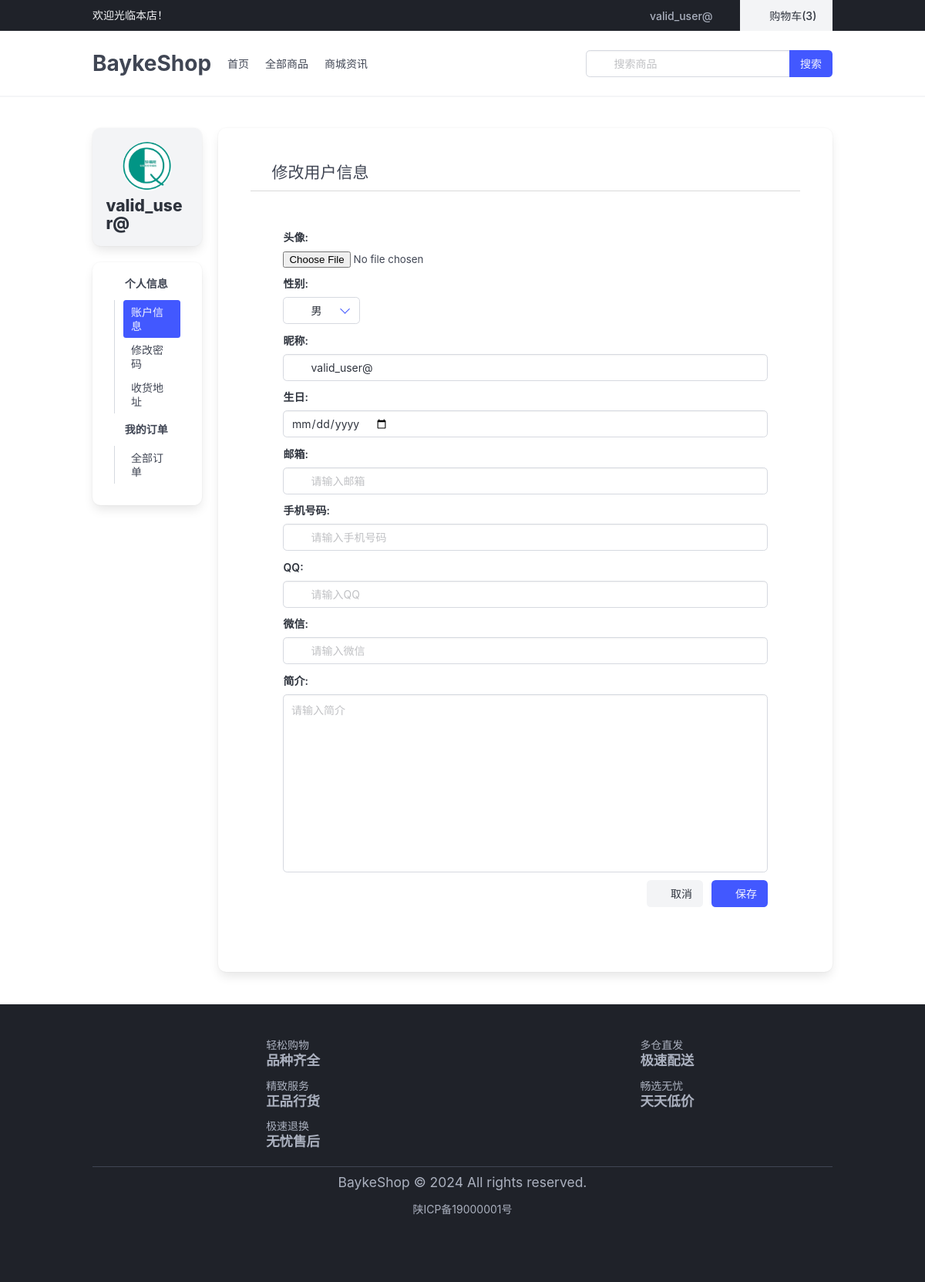
Page /member/profile/8/update/ (signed in) on the committed database.
### baykeshop/contrib/system/models/dict.py (models this page shows, shortened)
class BaykeDictModel(BaseModel):
    name = models.CharField(max_length=50, verbose_name=_('名称'))
    key = models.SlugField(max_length=50, verbose_name=_('键'))
    value = models.TextField(
        verbose_name=_('值'),
        help_text=_('''
            布尔值：true/false;
            键值对：key1:value1一行一对;
            list:value1,value2一行一个值;
            json:{"key1":"value1"}
        ''' ),
        validators=[validate_dict_value]
    )
    class Meta:
        verbose_name = _('字典管理')
        verbose_name_plural = verbose_name
        ordering = ['-created_time']
        constraints = [
            models.UniqueConstraint(fields=['key', 'site'], name='unique_key_site')
        ]
    @classmethod
    def get_key_value(cls, key):
        try:
            obj = cls.current_site.get(key=key)
            if is_bool(obj.value):
                _v = json.loads(obj.value.lower())
                return _v
            if is_list(obj.value) and obj.value.splitlines().__len__() == 1:
                return obj.value
            if is_list(obj.value) and obj.value.splitlines().__len__() > 1:
                return obj.value.splitlines()
            if is_json(obj.value):
                return json.loads(obj.value)
        except Exception:
            return None

### baykeshop/contrib/member/models.py (models this page shows, shortened)
class BaykeShopUser(BaseUserModel):
    user = models.OneToOneField(User, on_delete=models.CASCADE, verbose_name=_("用户"))

### baykeshop/contrib/member/views/profile.py (the view, shortened to what this page needs)
class BaykeShopUserProfileUpdateView(LoginRequiredMixin, SuccessMessageMixin, UpdateView):
    template_name = 'baykeshop/member/profile_form.html'
    model = BaykeShopUser
    form_class = BaykeShopUserProfileForm
    extra_context ={'title': _('修改个人资料'),}
    login_url = reverse_lazy('member:login')
    success_url = reverse_lazy('member:profile')
    success_message = _('修改个人资料成功')
    def get_object(self):
        instance, iscreated = BaykeShopUser.objects.get_or_create(
            user=self.request.user, defaults={
                'user': self.request.user,
                'nickname': self.request.user.username
            })
        return instance
    def get_form_kwargs(self):
        kwargs = super().get_form_kwargs()
        kwargs['initial']['email'] = self.request.user.email
        return kwargs

### baykeshop/contrib/member/templates/baykeshop/member/profile_form.html
{% extends 'baykeshop/member/address_form.html' %}
{% load i18n %}
{% block profile_header %}
    <h1 class="bk-is-size-4">
        <span class="bk-icon"><i class="mdi mdi-account-edit-outline"></i></span>
        {% translate '修改用户信息' %}
    </h1>
{% endblock %}

### baykeshop/contrib/member/templates/baykeshop/member/profile.html (shortened to what this page needs)
{% extends 'baykeshop/base_site.html' %}
{% load i18n static %}
{% block main %}
<section class="bk-section">
    <div class="bk-container">
        <div class="bk-columns">
            <div class="bk-column bk-is-2">
                <div class="box1">
                    <div class="bk-box bk-is-shadowless1 bk-has-background-light">
                        <div class="bk-is-flex bk-is-flex-direction-column bk-is-align-items-center">
                            <figure class="bk-image bk-is-64x64">
                                {% if user.baykeshopuser and user.baykeshopuser.avatar %}
                                    <img class="bk-is-rounded" src="{{ user.baykeshopuser.avatar.url }}">
                                {% else %}
                                    <img class="bk-is-rounded" src="{% static 'baykeshop/images/logo.jpg' %}">
                                {% endif %}
                            </figure>
                            <p class="bk-title bk-is-4 mt-2">{{ user.username }}</p>
                        </div>
                    </div>
                    <div class="bk-box bk-is-shadowless1 bk-has-background-light1">
                        <aside class="bk-menu">
                            <ul class="bk-menu-list">
                                <li>
                                    <div class="bk-has-text-weight-bold">
                                        <span class="bk-icon">
                                            <i class="mdi mdi-account-circle"></i>
                                        </span>
                                        {% translate '个人信息' %}
                                    </div>
                                    <ul class="bk-menu-list">
                                        <li>
                                            <a class="{% if '/profile/' in request.path %} bk-is-active {% elif '/change-profile/' in request.path %} bk-is-active {% endif %}"
                                                href="{% url 'member:profile' %}">
                                                {% translate '账户信息' %}
                                            </a>
                                        </li>
                                        <li>
                                            <a class="{% if '/password/' in request.path %} bk-is-active {% endif %}" href="{% url 'member:password' %}">
                                                {% translate '修改密码' %}
                                            </a>
                                        </li>
                                        <li>
                                            <a class="{% if '/address/' in request.path %} bk-is-active {% endif %}" href="{% url 'member:address-list' %}">
                                                {% translate '收货地址' %}
                                            </a>
                                        </li>
                                    </ul>
                                </li>
                                <li>
                                    <div class="bk-has-text-weight-bold">
                                        <span class="bk-icon">
                                            <i class="mdi mdi-shopping"></i>
                                        </span>
                                        {% translate '我的订单' %}
                                    </div>
                                    <ul class="bk-menu-list">
                                        <li>
                                            <a class="{% if '/orders/' in request.path %} bk-is-active {% endif %}" href="{% url 'member:orders-list' %}">
                                                {% translate '全部订单' %}
                                            </a>
                                        </li>
                                    </ul>
                                </li>
                            </ul>
                        </aside>
                    </div>
                </div>
            </div>
            <div class="bk-column">
                <div class="bk-box p-6">
                    <div class="bk-is-flex bk-is-justify-content-space-between">
                        {% block profile_header %}{% endblock %}
                    </div>
                    <hr class="my-2">
                    {% block profile_content %}{% endblock %}
                </div>
            </div>
        </div>
    </div>
</section>
{% endblock %}

### baykeshop/contrib/shop/templates/baykeshop/includes/header.html (shortened to what this page needs)
{% load i18n baykeshop baykeconfig %}
<header>
    <div id="head-top" class="bk-has-background-black-ter bk-has-text-white-ter">
        <div class="bk-container">
            <div class="bk-is-flex bk-is-align-items-center">
                <div>欢迎光临本店！</div>
                <div class="ml-auto">
                    {% if request.user.is_authenticated %}
                    <div class="bk-dropdown bk-is-hoverable" style="z-index: 100;">
                        <div class="bk-dropdown-trigger">
                          <button class="bk-button bk-is-ghost bk-has-text-grey-light" aria-haspopup="true" aria-controls="dropdown-menu4" style="height: 40px;">
                            <span class="bk-icon bk-is-small">
                                <i class="mdi mdi-account-badge" aria-hidden="true"></i>
                            </span>
                            <span>{{ request.user.username }}</span>
                            <span class="bk-icon bk-is-small">
                                <i class="mdi mdi-chevron-down" aria-hidden="true"></i>
                            </span>
                          </button>
                        </div>
                    </div>
                    {% endif %}
                    <a class="bk-button bk-is-light bk-is-radiusless bk-is-shadowless"
                        href="{% url 'shop:carts' %}" style="height: 40px; width: 120px;">
                        <span class="bk-icon">
                            <i class="mdi mdi-cart-heart"></i>
                        </span>
                        <span>购物车({% carts_count user %})</span>
                    </a>
                </div>
            </div>
        </div>
    </div>
    <nav class="bk-navbar bk-is-spaced bk-has-shadow" role="navigation" aria-label="main navigation">
        <div class="bk-container">
        <div class="bk-navbar-brand">
            {% if logo %}
            <img src="{{ logo.url }}" alt="" width="150" height="auto">
            {% else %}
            <a class="bk-navbar-item bk-is-size-3 bk-has-text-weight-bold" href="{% url 'shop:index' %}">
                {% dict_value "SITE_TITLE" %}
            </a>
            {% endif %}
        </div>
        <div id="navbarBasicExample" class="bk-navbar-menu">
            <div class="bk-navbar-start">
                <a class="bk-navbar-item" href="{% url 'shop:index' %}">
                    首页
                </a>
                <a class="bk-navbar-item" href="{% url 'shop:list' %}">
                    全部商品
                </a>
                <a class="bk-navbar-item" href="{% url 'article:list' %}">
                    商城资讯
                </a>
            </div>
            <div class="bk-navbar-end">
                <div class="bk-navbar-item">
                    <form action="{% url 'shop:search' %}" method="get">
                        <div class="bk-field bk-has-addons">
                            <div class="bk-control bk-has-icons-left">
                                <input class="bk-input" type="text" name="keyword" placeholder="搜索商品">
                                <span class="bk-icon bk-is-left">
                                 </span>
                            </div>
                            <div class="bk-control">
                                <button class="bk-button bk-is-link" type="submit">
                                    <span>搜索</span>
                                </button>
                            </div>
                        </div>
                    </form>
                </div>
            </div>
        </div>
        </div>
    </nav>
</header>

### baykeshop/contrib/shop/templates/baykeshop/forms/default.html (shortened to what this page needs)
{% load bulma %}
{% for field, errors in fields %}
<div class="bk-field" {% with classes=field.css_classes %}{% if classes %} class="{{ classes }}"{% endif %}{% endwith %} data-error="{{ field.errors|length }}">
	{% if field|is_boolean %}
		<label class="checkbox">
			{{ field }}
			{{ field.label }}
		</label>
	{% else %}
		{% if field.label %}{{ field.label_tag }}{% endif %}
			{{ field }}
		{% endif %}
</div>
{% endfor %}

### baykeshop/contrib/shop/templates/baykeshop/forms/widgets/select.html (shortened to what this page needs)
<div class="bk-control {{ icon_position }}">
    <div class="bk-select">
    {% include 'django/forms/widgets/select.html' with widget=widget %}
    </div>
    {% if icons_class.left %}
    <span class="bk-icon bk-is-small bk-is-left">
    </span>
    {% endif %}
</div>

### baykeshop/contrib/shop/templates/baykeshop/forms/widgets/text.html (shortened to what this page needs)
<div class="bk-control {{ icon_position }}">
    {% include "django/forms/widgets/text.html" %}
    {% if icons_class.left %}
    <span class="bk-icon bk-is-small bk-is-left">
    </span>
    {% endif %}
</div>

### baykeshop/contrib/shop/templates/baykeshop/includes/footer.html
{% load i18n baykeconfig %}
<footer class="bk-footer bk-has-background-black-ter bk-has-text-grey-light">
    <div class="bk-container">
        <div class="bk-fixed-grid bk-has-5-cols-desktop bk-has-1-cols-mobile">
            <div class="bk-grid">
                <div class="bk-cell">
                    <div class="bk-is-flex bk-is-justify-content-center">
                        <span class="bk-icon bk-is-large bk-has-text-grey-light mr-1" style="font-size: 3em;">
                            <i class="mdi mdi-basket-plus"></i>
                        </span>
                        <div class="bk-has-text-grey-light">
                            <p class="bk-heading bk-is-size-6">轻松购物</p>
                            <p class="bk-title bk-has-text-grey-light bk-is-size-5">品种齐全</p>
                        </div>
                    </div>
                </div>
                <div class="bk-cell">
                    <div class="bk-is-flex bk-is-justify-content-center">
                        <span class="bk-icon bk-is-large bk-has-text-grey-light mr-1" style="font-size: 3em;">
                            <i class="mdi mdi-shield-car"></i>
                        </span>
                        <div class="bk-has-text-grey-light">
                            <p class="bk-heading bk-is-size-6">多仓直发</p>
                            <p class="bk-title bk-has-text-grey-light bk-is-size-5">极速配送</p>
                        </div>
                    </div>
                </div>
                <div class="bk-cell">
                    <div class="bk-is-flex bk-is-justify-content-center">
                        <span class="bk-icon bk-is-large bk-has-text-grey-light mr-1" style="font-size: 3em;">
                            <i class="mdi mdi-ballot"></i>
                        </span>
                        <div class="bk-has-text-grey-light">
                            <p class="bk-heading bk-is-size-6">精致服务</p>
                            <p class="bk-title bk-has-text-grey-light bk-is-size-5">正品行货</p>
                        </div>
                    </div>
                </div>
                <div class="bk-cell">
                    <div class="bk-is-flex bk-is-justify-content-center">
                        <span class="bk-icon bk-is-large bk-has-text-grey-light mr-1" style="font-size: 3em;">
                            <i class="mdi mdi-wallet-giftcard"></i>
                        </span>
                        <div class="bk-has-text-grey-light">
                            <p class="bk-heading bk-is-size-6">畅选无忧</p>
                            <p class="bk-title bk-has-text-grey-light bk-is-size-5">天天低价</p>
                        </div>
                    </div>
                </div>
                <div class="bk-cell">
                    <div class="bk-is-flex bk-is-justify-content-center">
                        <span class="bk-icon bk-is-large bk-has-text-grey-light mr-1" style="font-size: 3em;">
                            <i class="mdi mdi-hand-heart"></i>
                        </span>
                        <div class="bk-has-text-grey-light">
                            <p class="bk-heading bk-is-size-6">极速退换</p>
                            <p class="bk-title bk-has-text-grey-light bk-is-size-5">无忧售后</p>
                        </div>
                    </div>
                </div>
            </div>
        </div>
        <div class="bk-dropdown-divider bk-has-background-grey-dark"></div>
        <div class="bk-has-text-centered">
            <p class="bk-is-size-5">{% dict_value 'COPYRIGHT' %}</p>
            <p class="bk-has-text-grey-light mt-3">
                <a class="bk-has-text-grey-light" href="https://beian.miit.gov.cn/" target="_blank">
                    <span>{% dict_value 'ICP' %}</span>
                </a>
            </p>
        </div>
    </div>
</footer>

### rows in the picture
BaykeDictModel: value "BaykeShop"
BaykeShopUser: gender "男", nickname "valid_user@"
BaykeDictModel: value "BaykeShop © 2024 All rights reserved."
BaykeDictModel: value "陕ICP备19000001号"

### other values in the picture
{{ request.user.username }} "valid_user@"
{{ user.username }} "valid_user@"
{{ label }} "头像:" "性别:" "昵称:" "生日:" "邮箱:" "手机号码:" "QQ:" "微信:" "简介:"
